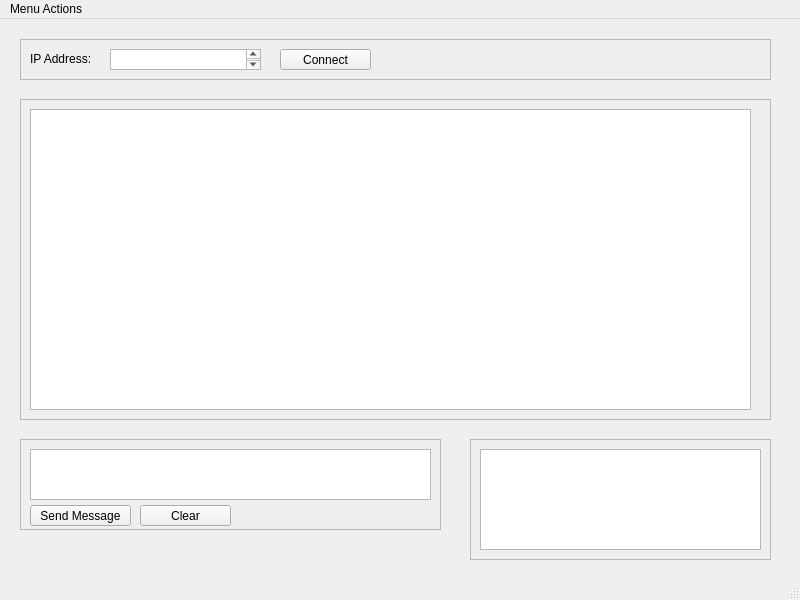
<?xml version="1.0" encoding="UTF-8"?>
<ui version="4.0">
 <class>MainWindow</class>
 <widget class="QMainWindow" name="MainWindow">
  <property name="geometry">
   <rect>
    <x>0</x>
    <y>0</y>
    <width>800</width>
    <height>600</height>
   </rect>
  </property>
  <property name="windowTitle">
   <string>MainWindow</string>
  </property>
  <widget class="QWidget" name="centralwidget">
   <widget class="QFrame" name="frame">
    <property name="geometry">
     <rect>
      <x>20</x>
      <y>20</y>
      <width>751</width>
      <height>41</height>
     </rect>
    </property>
    <property name="frameShape">
     <enum>QFrame::StyledPanel</enum>
    </property>
    <property name="frameShadow">
     <enum>QFrame::Raised</enum>
    </property>
    <widget class="QLabel" name="label">
     <property name="geometry">
      <rect>
       <x>10</x>
       <y>10</y>
       <width>81</width>
       <height>19</height>
      </rect>
     </property>
     <property name="text">
      <string>IP Address:</string>
     </property>
    </widget>
    <widget class="QTextEdit" name="textEdit">
     <property name="geometry">
      <rect>
       <x>90</x>
       <y>10</y>
       <width>151</width>
       <height>21</height>
      </rect>
     </property>
    </widget>
    <widget class="QPushButton" name="pushButton_3">
     <property name="geometry">
      <rect>
       <x>260</x>
       <y>10</y>
       <width>91</width>
       <height>21</height>
      </rect>
     </property>
     <property name="text">
      <string>Connect</string>
     </property>
    </widget>
   </widget>
   <widget class="QFrame" name="frame_2">
    <property name="geometry">
     <rect>
      <x>20</x>
      <y>80</y>
      <width>751</width>
      <height>321</height>
     </rect>
    </property>
    <property name="frameShape">
     <enum>QFrame::StyledPanel</enum>
    </property>
    <property name="frameShadow">
     <enum>QFrame::Raised</enum>
    </property>
    <widget class="QListWidget" name="listWidget">
     <property name="geometry">
      <rect>
       <x>10</x>
       <y>10</y>
       <width>721</width>
       <height>301</height>
      </rect>
     </property>
    </widget>
   </widget>
   <widget class="QFrame" name="frame_3">
    <property name="geometry">
     <rect>
      <x>20</x>
      <y>420</y>
      <width>421</width>
      <height>91</height>
     </rect>
    </property>
    <property name="frameShape">
     <enum>QFrame::StyledPanel</enum>
    </property>
    <property name="frameShadow">
     <enum>QFrame::Raised</enum>
    </property>
    <widget class="QTextEdit" name="textEdit_2">
     <property name="geometry">
      <rect>
       <x>10</x>
       <y>10</y>
       <width>401</width>
       <height>51</height>
      </rect>
     </property>
    </widget>
    <widget class="QPushButton" name="pushButton">
     <property name="geometry">
      <rect>
       <x>10</x>
       <y>66</y>
       <width>101</width>
       <height>21</height>
      </rect>
     </property>
     <property name="text">
      <string>Send Message</string>
     </property>
    </widget>
    <widget class="QPushButton" name="pushButton_2">
     <property name="geometry">
      <rect>
       <x>120</x>
       <y>66</y>
       <width>91</width>
       <height>21</height>
      </rect>
     </property>
     <property name="text">
      <string>Clear</string>
     </property>
    </widget>
   </widget>
   <widget class="QFrame" name="frame_4">
    <property name="geometry">
     <rect>
      <x>470</x>
      <y>420</y>
      <width>301</width>
      <height>121</height>
     </rect>
    </property>
    <property name="frameShape">
     <enum>QFrame::StyledPanel</enum>
    </property>
    <property name="frameShadow">
     <enum>QFrame::Raised</enum>
    </property>
    <widget class="QListWidget" name="listWidget_2">
     <property name="geometry">
      <rect>
       <x>10</x>
       <y>10</y>
       <width>281</width>
       <height>101</height>
      </rect>
     </property>
    </widget>
   </widget>
  </widget>
  <widget class="QMenuBar" name="menubar">
   <property name="geometry">
    <rect>
     <x>0</x>
     <y>0</y>
     <width>800</width>
     <height>27</height>
    </rect>
   </property>
   <widget class="QMenu" name="menuMenu_Actions">
    <property name="title">
     <string>Menu Actions</string>
    </property>
    <addaction name="actionVersion"/>
    <addaction name="actionExit"/>
   </widget>
   <addaction name="menuMenu_Actions"/>
  </widget>
  <widget class="QStatusBar" name="statusbar"/>
  <action name="actionVersion">
   <property name="text">
    <string>Version</string>
   </property>
  </action>
  <action name="actionExit">
   <property name="text">
    <string>Exit</string>
   </property>
  </action>
 </widget>
 <resources/>
 <connections/>
</ui>
